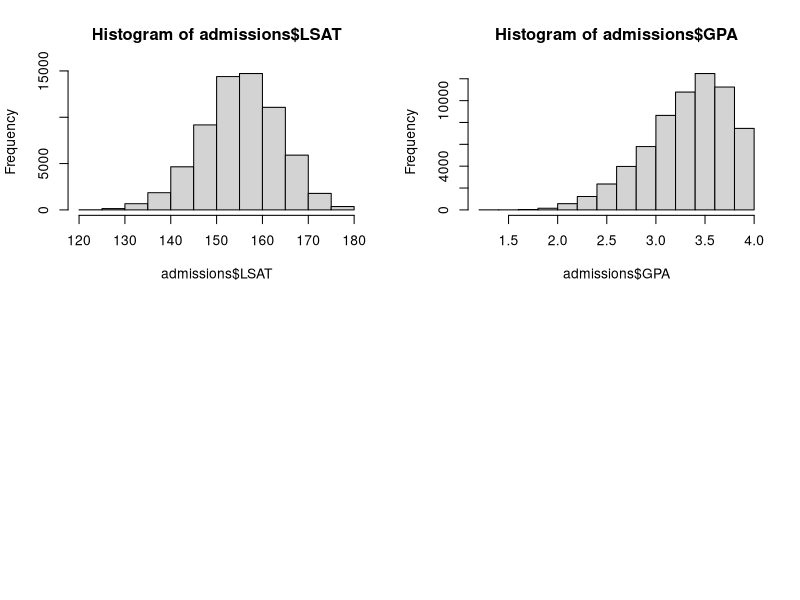
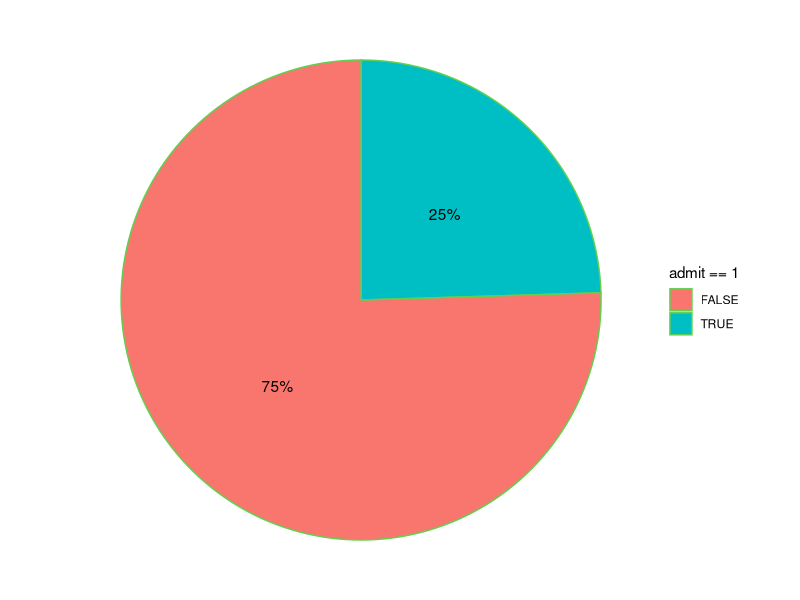
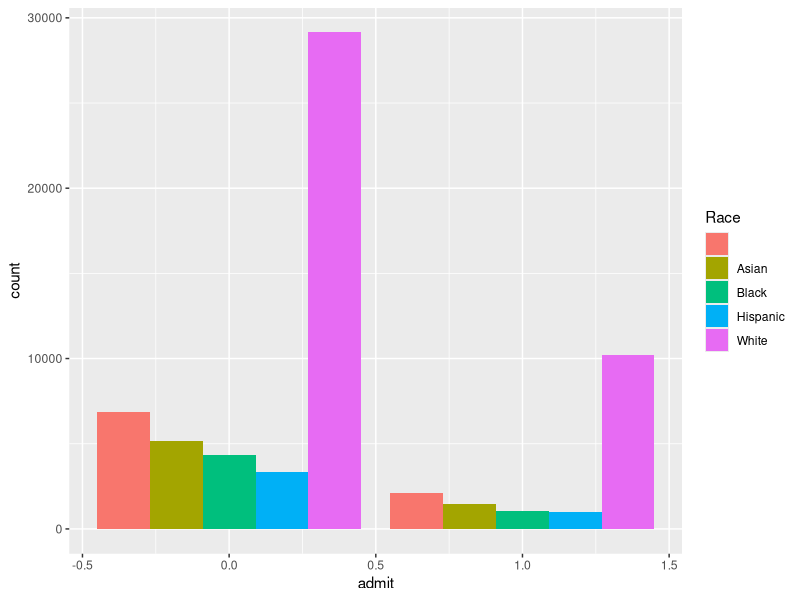
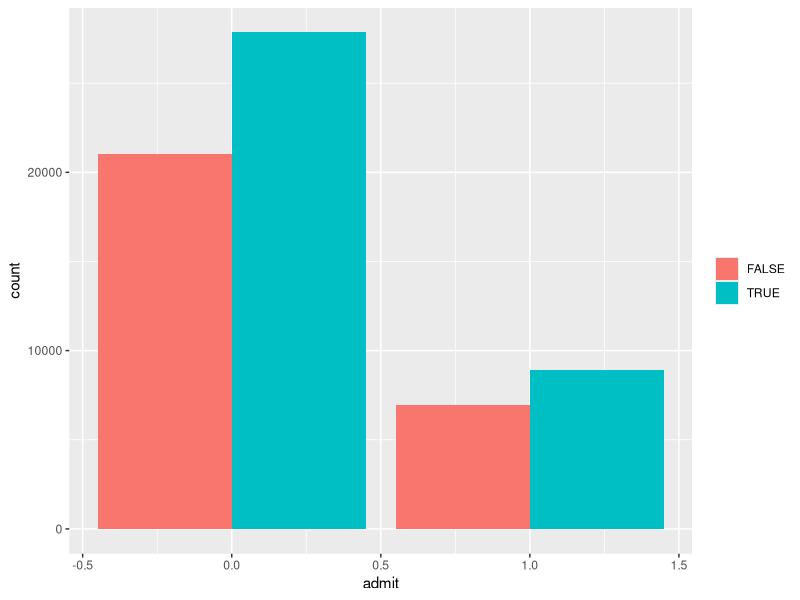
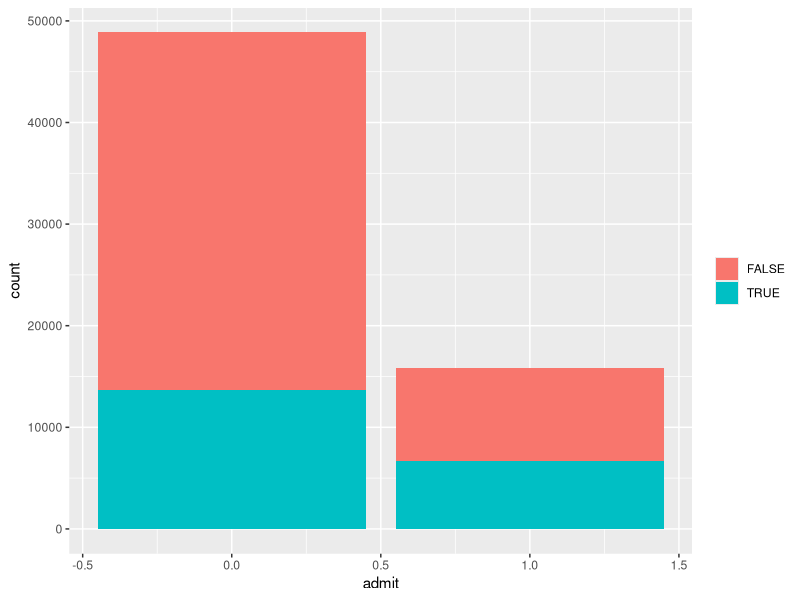
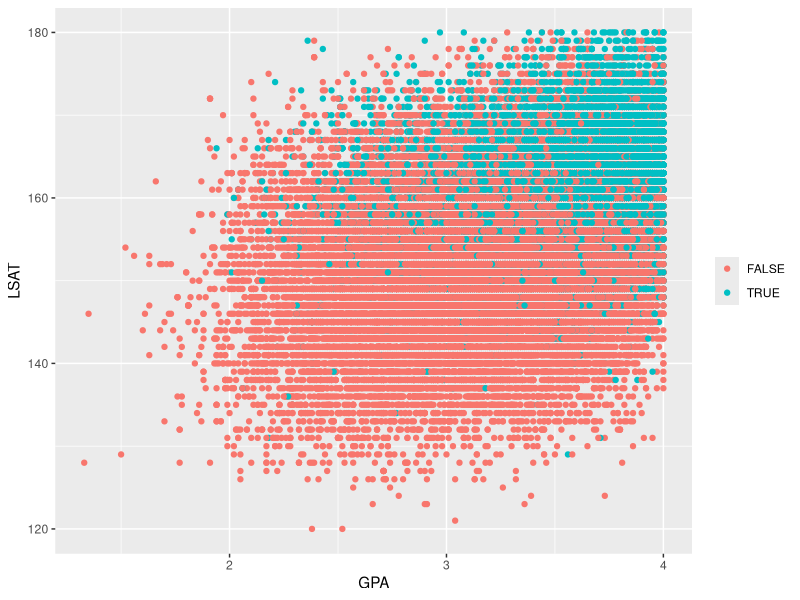
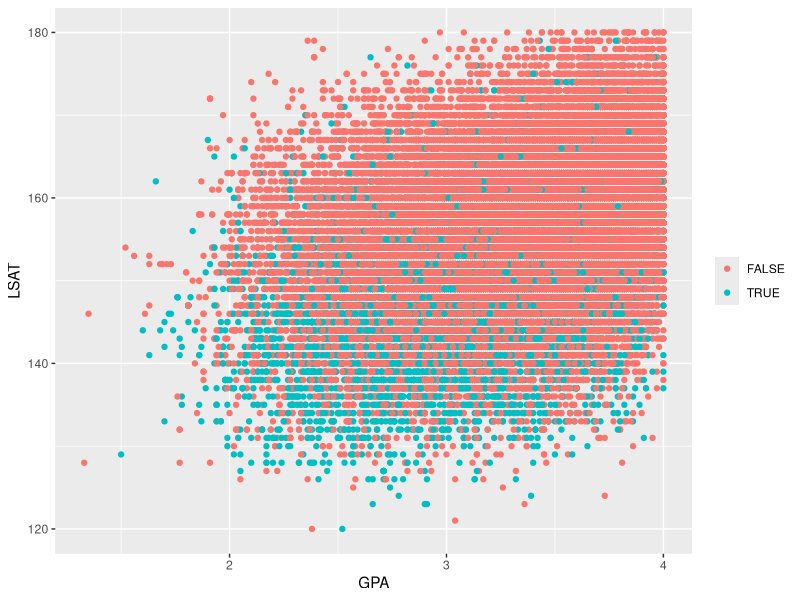

The R source for these figures, in order:
setwd("/Users/vikus/Desktop/School Stuff/MIS 480/Data") 
admissions <- read.csv("adm.csv", stringsAsFactors = TRUE)
str(admissions)
summary(admissions)


#remove rows with missing values
admissions<-admissions[complete.cases(admissions[ , c('LSAT', 'GPA', 'resident', 'Gender', 'admit')]),]


#Removing rows with outlier values
admissions<- subset(admissions, LSAT<=180 & GPA<=4) 

summary(admissions)

#Plotting histograms of LSAT and GPA

par(mfrow=c(2,2))
hist(admissions$LSAT)
hist(admissions$GPA)

#creating pie charts


library(dplyr)

# Data transformation for admission percentages 
transformed <- admissions %>% 
  group_by(admit) %>% # Variable to be transformed
  count() %>% 
  ungroup() %>% 
  mutate(perc = `n` / sum(`n`)) %>% 
  arrange(perc) %>%
  mutate(labels = scales::percent(perc))

library(ggplot2)

ggplot(transformed, aes(x = "", y = perc, fill = admit==1)) +
  geom_col(width = 1, color = 3) +
  geom_text(aes(label = labels),
            position = position_stack(vjust = 0.5)) +
  coord_polar(theta = "y")+
  theme_void()


#creating a bar plot for race and admission

ggplot(data = admissions, aes(x = admit, fill=Race)) +
  geom_bar( position=position_dodge())

#creating a bar plot for gender and admission

ggplot(data = admissions, aes(x = admit, fill = Gender == 1)) +
  theme(legend.title=element_blank())+
  geom_bar( position=position_dodge())

#creating a bar plot for residence and admission

ggplot(data = admissions, aes(x = admit, fill = resident == 1)) +
  theme(legend.title=element_blank())+
  geom_bar()


#Creating a scatter plot of LSAT and GPA, split by admission status

ggplot(data = admissions, aes(x = GPA, y=LSAT, col = admit == 1)) +
  theme(legend.title=element_blank())+
  geom_point()

#Creating a scatter plot of LSAT and GPA, split by URM status

ggplot(data = admissions, aes(x = GPA, y=LSAT, col = URM == 1)) +
  theme(legend.title=element_blank())+
  geom_point()




# Prep data for the logistic regression. Partition data into training and testing partitions with 70% going into training and 30% into the testing set.
library(caret)

intrain<- createDataPartition(admissions$admit,p=0.7,list=FALSE)
set.seed(2017)
training<- admissions[intrain,]
testing<- admissions[-intrain,]


# Create a Logistic Model for Admission with training data

LogModel <- glm(admit ~ LSAT + GPA + resident + URM, data=admissions, family=binomial)

#displaying the summary of the model
summary(LogModel)

# Evaluate model with testing data
testing$admit <- as.character(testing$admit)
testing$admit[testing$admit=="No"] <- "0"
testing$admit[testing$admit=="Yes"] <- "1"
fitted.results <- predict(LogModel,newdata=testing,type='response')
fitted.results <- ifelse(fitted.results > 0.5,1,0)
misClasificError <- mean(fitted.results != testing$admit)
misClasificError

#Calculating accuracy of the model
accuracy<-1-misClasificError
print(accuracy)


#Display a confusion matrix 

table(testing$admit, fitted.results)

#saving example data into a data frame
new <- data.frame(GPA=c(4), LSAT=c(160), resident=c(1), URM=c(0))

#use fitted model to predict the response value for sample data
predict(LogModel, newdata=new, type="response")

















